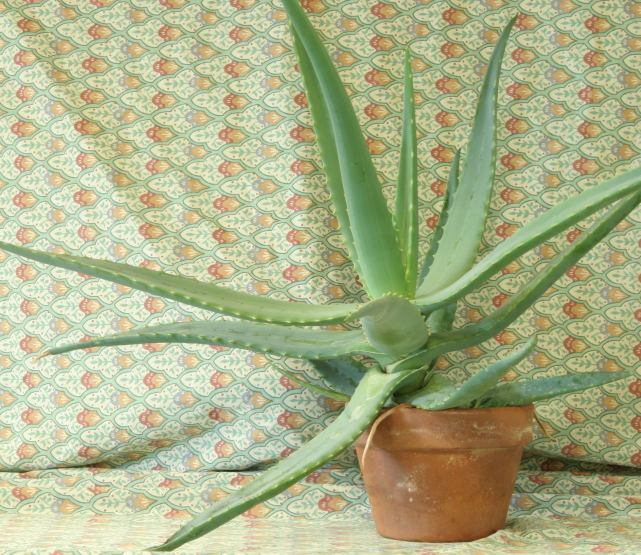
#> input picture data/samples/aloeL.jpg, 1282 x 1110 px, given in place of 90d_stereo_video_2.mp4, which was not available (shown at 1/2 size)
$ python VideoSGBM.py   (older library calls are emulated)
#> lines starting #> are read from the running program, lines starting #| are printed output that depends on the picture; after the words box and inside, x2 and y2 are one past the last pixel; in counts of white or black regions, pixels touching at a corner belong together; pictures that were not available may be replaced by others from this repository, and a replacement may not be noted
import numpy as np
import cv2
import json
import time
from datetime import datetime

CAMERA_PARAM = "90deg_stereocam_calib_param_o1.json"
VIDEO_PATH = "90d_stereo_video_2.mp4"

WIDTH, HEIGHT = 2560, 720
HALF_WIDTH = WIDTH // 2

# ---- SGBM параметры ----
minDisparity = 0
numDisparities = 256  # кратно 16
blockSize = 3

uniquenessRatio = 8
speckleWindowSize = 100
speckleRange = 2
disp12MaxDiff = 1
preFilterCap = 31

timestamp = datetime.now().strftime("%Y%m%d_%H%M%S")
video_name = f"T_{timestamp}_ND_{numDisparities}.mp4"
print(video_name)

# ---- Видео ----
camera = cv2.VideoCapture(VIDEO_PATH)

# ---- Калибровка ----
with open(CAMERA_PARAM) as fp:
#> (reads exp/90deg_stereocam_calib_param_o1.json from the repository)
    cp = json.load(fp)

Kl = np.array(cp["Kl"])
Dl = np.array(cp["Dl"])
Kr = np.array(cp["Kr"])
Dr = np.array(cp["Dr"])
R = np.array(cp["R"])
T = np.array(cp["T"])
imSize = np.array(cp["imSize"])

# ---- Масштаб ----
scale_factor = 0.5
imSize = (imSize * scale_factor).astype(int)
Kl *= scale_factor
Kr *= scale_factor
HALF_WIDTH = imSize[0]

# ---- Rectify ----
R1, R2, P1, P2, Q, roi1, roi2 = cv2.stereoRectify(Kl, Dl, Kr, Dr, imSize, R, T, alpha = 0)

xmap1, ymap1 = cv2.initUndistortRectifyMap(Kl, Dl, R1, P1, imSize, cv2.CV_32FC1)
xmap2, ymap2 = cv2.initUndistortRectifyMap(Kr, Dr, R2, P2, imSize, cv2.CV_32FC1)

# ---- ROI пересечение ----
x1, y1, w1, h1 = roi1
x2, y2, w2, h2 = roi2

x = max(x1, x2)
y = max(y1, y2)
w = min(x1 + w1, x2 + w2) - x
h = min(y1 + h1, y2 + h2) - y

output_size = (w, h)

# ---- SGBM ----
stereo = cv2.StereoSGBM_create(
    minDisparity=minDisparity,
    numDisparities=numDisparities,
    blockSize=blockSize,
    P1=8 * blockSize ** 2,
    P2=32 * blockSize ** 2,
    disp12MaxDiff=disp12MaxDiff,
    uniquenessRatio=uniquenessRatio,
    speckleWindowSize=speckleWindowSize,
    speckleRange=speckleRange,
    preFilterCap=preFilterCap,
    mode=cv2.STEREO_SGBM_MODE_SGBM_3WAY
)

# ---- VideoWriter ----
fourcc = cv2.VideoWriter_fourcc(*'mp4v')
out = cv2.VideoWriter(video_name, fourcc, 20.0, output_size)

# ---- depth для клика ----
current_depth = None

def mouse_callback(event, x, y, flags, param):
    if event == cv2.EVENT_LBUTTONDOWN and current_depth is not None:
        z = current_depth[y, x]
        print(f"[CLICK] Depth at ({x}, {y}) = {z:.2f}")

cv2.namedWindow("Disparity")
cv2.setMouseCallback("Disparity", mouse_callback)

prev_time = time.time()

# ---- цикл ----
while camera.isOpened():
    ret, frame = camera.read()
#> frame is the input picture: shape (1110, 1282, 3); mean B, G, R 136.6, 177.2, 171.2
    if not ret:
        break

    frame = cv2.resize(frame, (imSize[0] * 2, imSize[1]))
#> frame: shape (360, 1280, 3)

    leftImage = frame[:, :HALF_WIDTH]
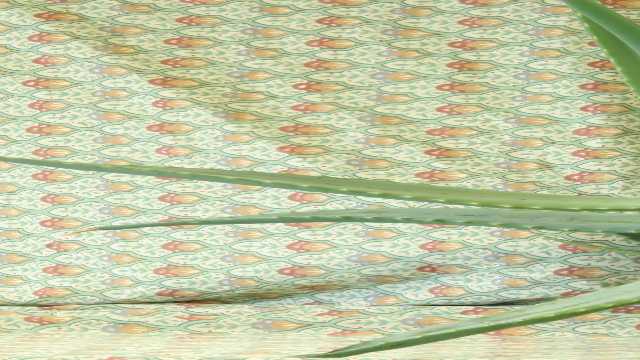
#> leftImage: shape (360, 640, 3); mean B, G, R 164.5, 200.1, 193.5
    rightImage = frame[:, HALF_WIDTH:]

    # rectify
    leftRect = cv2.remap(leftImage, xmap1, ymap1, cv2.INTER_LINEAR)
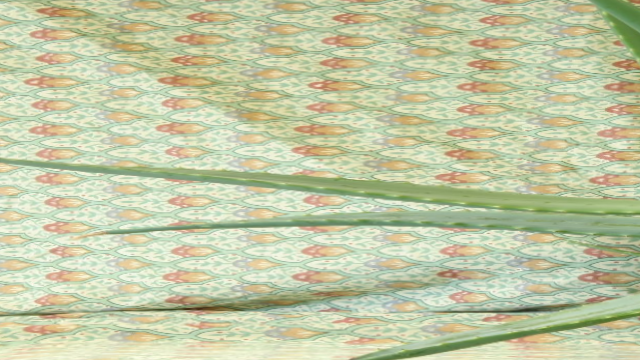
#> leftRect: shape (360, 640, 3); mean B, G, R 166, 201.1, 194.7
    rightRect = cv2.remap(rightImage, xmap2, ymap2, cv2.INTER_LINEAR)
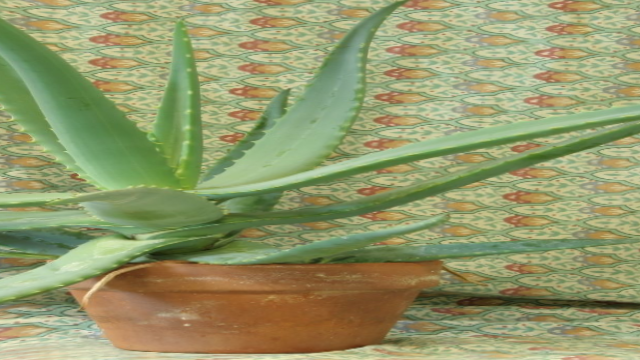
#> rightRect: shape (360, 640, 3); mean B, G, R 106.9, 152.5, 147

    # crop одинаково
    leftRect = leftRect[y:y+h, x:x+w]
    rightRect = rightRect[y:y+h, x:x+w]

    # grayscale
    leftGray = cv2.cvtColor(leftRect, cv2.COLOR_BGR2GRAY)
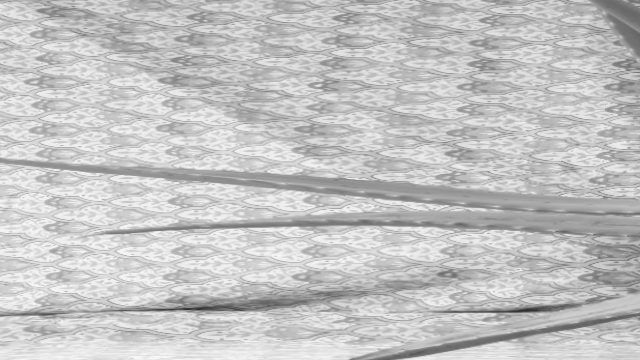
#> leftGray: shape (360, 640); min 44, max 249, mean 195.2
    rightGray = cv2.cvtColor(rightRect, cv2.COLOR_BGR2GRAY)
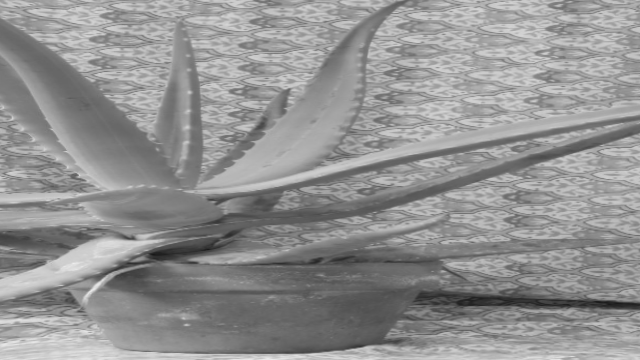
#> rightGray: shape (360, 640); min 23, max 237, mean 145.7

    # disparity
    disparity = stereo.compute(leftGray, rightGray).astype(np.float32) / 16.0

    # фильтр
    disparity = cv2.medianBlur(disparity, 5)

    # depth
    points_3D = cv2.reprojectImageTo3D(disparity, Q)
#> points_3D: shape (360, 640, 3) float32; 0.41% of the values are NaN or infinite; the others: min -46657, max 82945.8, mean -13842.8
    depth = points_3D[:, :, 2]
    current_depth = depth

    # маска валидных значений
    valid_mask = disparity > 1
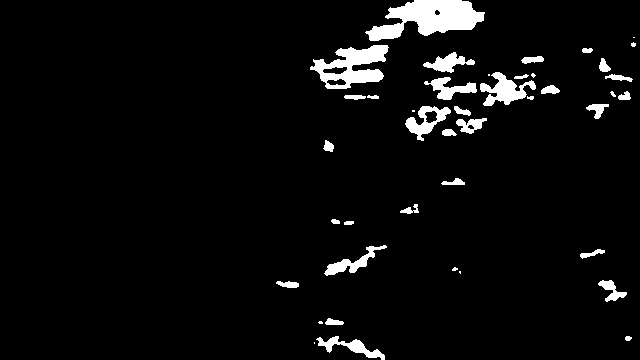
#> valid_mask: shape (360, 640) bool; 4.6% white; 42 white regions (9 under 20 px), largest, box (x1, y1, x2, y2) and area: (365, 0, 485, 41) 2769, (310, 45, 389, 89) 1810, (480, 72, 536, 106) 878

    # визуализация
    disp_norm = cv2.normalize(disparity, None, 0, 255, cv2.NORM_MINMAX)
    disp_norm = np.uint8(disp_norm)

    disp_color = cv2.applyColorMap(disp_norm, cv2.COLORMAP_JET)

    # убираем "пустоту"
    disp_color[~valid_mask] = 0

    # запись
    out.write(disp_color)

    # FPS
    curr_time = time.time()
    fps = 1.0 / (curr_time - prev_time)
    prev_time = curr_time

    cv2.putText(disp_color, f"FPS: {fps:.1f}", (10, 30),
                cv2.FONT_HERSHEY_SIMPLEX, 1, (255, 255, 255), 2)
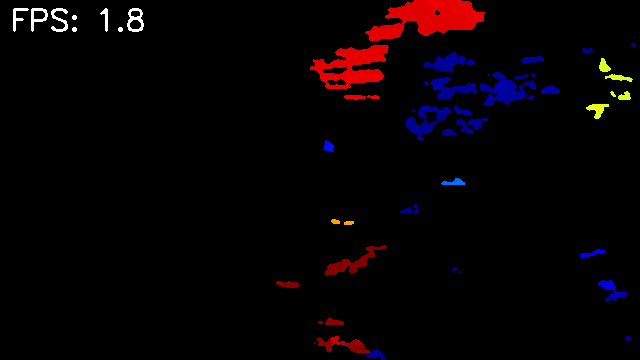
#> disp_color: shape (360, 640, 3); mean B, G, R 3.9, 1.5, 6.9

    cv2.imshow("Disparity", disp_color)

    if cv2.waitKey(1) & 0xFF == ord('q'):
#> (key q is pressed here)
        break

camera.release()
out.release()
cv2.destroyAllWindows()
